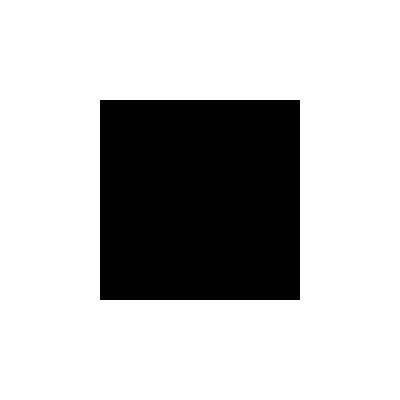
Frame 1 (no input)
Frame 60 (no input): identical to frame 1, image omitted
Frame 120 (the mouse pressed at the canvas centre since frame 60): identical to frame 1, image omitted

The p5.js sketch that drew this single still picture (run headless with seeded random() and noise() and a simulated clock; from frame 60 on, the mouse is pressed at the canvas centre):

// p5.js sketch
// ── sketch.js
var rectX,rectY;
var vibCount;
var bVib;
var vibVar = 10;
var moveX, moveY;
var bMove, bPower;
var powerX,powerY;
function setup(){
	createCanvas(400,400);
	rectX = width/2;
	rectY = height/2;
	bVib = false;
	bMove = false;
	moveX = 0;
	moveY = 0;
	vibCount = 0;
	power = 0;
}

function draw(){
	background(255);
	if(bPower){
		power++;
	}else{
		power = 0;
	}
	if(bMove){ 
		rectX +=(moveX/Math.abs(moveX)*powerX*0.5);
		rectY +=(moveY/Math.abs(moveX)*powerY*0.5);
		if(rectX>width-100 || rectX < 100){
			powerX = -powerX*0.5;
			if(rectX > width-100){
				rectX = width-100;
			}
			if(rectX < 100){
				rectX = 100;
			}
		}
		if(rectY>width-100 || rectY < 100){
			powerY = -powerY*0.5;
			if(rectY > height-100){
				rectY = height-100;
			}
			if(rectY < 100){
				rectY = 100;
			}
		}
	}
	fill(power,power-255,power-510);
	noStroke();
	rectMode(CENTER);
	vibration();
	rect(rectX,rectY,200,200);
}

function vibration(){
	if(bVib){
		if(vibCount<=60){
			vibVar = -vibVar;
			rectX = rectX + vibVar;
			rectY = rectY + vibVar;
			vibCount++;
		}else{
			vibCount = 0;
			bVib = false;
		}
		
	}	
}
function rectMove(){
	if(bMove){

	}
}

function mousePressed(){
	if(mouseX>rectX-100 && mouseX<rectX+100 && mouseY>rectY-100 && mouseY<rectY+100){
		bVib = true;
	}else{
		bPower = true;
		moveX =  rectX - mouseX;
		moveY =  rectY - mouseY;
	}
}
function mouseReleased(){
	if(bPower){
		powerX = power;
		powerY = power;
	bMove = true;
}
	bPower = false;

}
